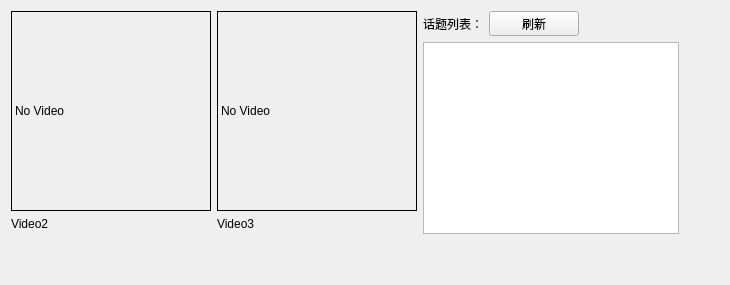
          <widget class="QWidget" name="tab_7">
           <attribute name="title">
            <string>其他</string>
           </attribute>
           <layout class="QVBoxLayout" name="verticalLayout_21">
            <item>
             <layout class="QHBoxLayout" name="horizontalLayout_17">
              <item>
               <layout class="QHBoxLayout" name="horizontalLayout_16">
                <item>
                 <layout class="QVBoxLayout" name="verticalLayout_11">
                  <item>
                   <widget class="QLabel" name="label_video2">
                    <property name="minimumSize">
                     <size>
                      <width>200</width>
                      <height>200</height>
                     </size>
                    </property>
                    <property name="maximumSize">
                     <size>
                      <width>200</width>
                      <height>200</height>
                     </size>
                    </property>
                    <property name="styleSheet">
                     <string notr="true">border:1px solid rgb(0, 0, 0)</string>
                    </property>
                    <property name="text">
                     <string>No Video</string>
                    </property>
                   </widget>
                  </item>
                  <item>
                   <widget class="QLabel" name="label_v_name2">
                    <property name="maximumSize">
                     <size>
                      <width>90</width>
                      <height>30</height>
                     </size>
                    </property>
                    <property name="text">
                     <string>Video2</string>
                    </property>
                   </widget>
                  </item>
                  <item>
                   <spacer name="verticalSpacer">
                    <property name="orientation">
                     <enum>Qt::Vertical</enum>
                    </property>
                    <property name="sizeHint" stdset="0">
                     <size>
                      <width>20</width>
                      <height>40</height>
                     </size>
                    </property>
                   </spacer>
                  </item>
                 </layout>
                </item>
                <item>
                 <layout class="QVBoxLayout" name="verticalLayout_19">
                  <item>
                   <widget class="QLabel" name="label_video3">
                    <property name="minimumSize">
                     <size>
                      <width>200</width>
                      <height>200</height>
                     </size>
                    </property>
                    <property name="maximumSize">
                     <size>
                      <width>200</width>
                      <height>200</height>
                     </size>
                    </property>
                    <property name="styleSheet">
                     <string notr="true">border:1px solid rgb(0, 0, 0)</string>
                    </property>
                    <property name="text">
                     <string>No Video</string>
                    </property>
                   </widget>
                  </item>
                  <item>
                   <widget class="QLabel" name="label_v_name3">
                    <property name="maximumSize">
                     <size>
                      <width>16777215</width>
                      <height>15</height>
                     </size>
                    </property>
                    <property name="text">
                     <string>Video3</string>
                    </property>
                   </widget>
                  </item>
                  <item>
                   <spacer name="verticalSpacer_2">
                    <property name="orientation">
                     <enum>Qt::Vertical</enum>
                    </property>
                    <property name="sizeHint" stdset="0">
                     <size>
                      <width>20</width>
                      <height>40</height>
                     </size>
                    </property>
                   </spacer>
                  </item>
                 </layout>
                </item>
                <item>
                 <layout class="QVBoxLayout" name="verticalLayout_20">
                  <item>
                   <layout class="QHBoxLayout" name="horizontalLayout_15">
                    <item>
                     <widget class="QLabel" name="label_29">
                      <property name="maximumSize">
                       <size>
                        <width>90</width>
                        <height>30</height>
                       </size>
                      </property>
                      <property name="text">
                       <string>话题列表：</string>
                      </property>
                     </widget>
                    </item>
                    <item>
                     <widget class="QPushButton" name="refreash_topic_btn">
                      <property name="minimumSize">
                       <size>
                        <width>90</width>
                        <height>25</height>
                       </size>
                      </property>
                      <property name="maximumSize">
                       <size>
                        <width>90</width>
                        <height>25</height>
                       </size>
                      </property>
                      <property name="cursor">
                       <cursorShape>ArrowCursor</cursorShape>
                      </property>
                      <property name="styleSheet">
                       <string notr="true"/>
                      </property>
                      <property name="text">
                       <string>刷新</string>
                      </property>
                      <property name="icon">
                       <iconset resource="../resources/images.qrc">
                        <normaloff>:/images/refreash.png</normaloff>:/images/refreash.png</iconset>
                      </property>
                     </widget>
                    </item>
                    <item>
                     <spacer name="horizontalSpacer_4">
                      <property name="orientation">
                       <enum>Qt::Horizontal</enum>
                      </property>
                      <property name="sizeHint" stdset="0">
                       <size>
                        <width>40</width>
                        <height>20</height>
                       </size>
                      </property>
                     </spacer>
                    </item>
                   </layout>
                  </item>
                  <item>
                   <widget class="QListWidget" name="topic_listWidget"/>
                  </item>
                  <item>
                   <spacer name="verticalSpacer_3">
                    <property name="orientation">
                     <enum>Qt::Vertical</enum>
                    </property>
                    <property name="sizeHint" stdset="0">
                     <size>
                      <width>20</width>
                      <height>40</height>
                     </size>
                    </property>
                   </spacer>
                  </item>
                 </layout>
                </item>
               </layout>
              </item>
              <item>
               <spacer name="horizontalSpacer_3">
                <property name="orientation">
                 <enum>Qt::Horizontal</enum>
                </property>
                <property name="sizeHint" stdset="0">
                 <size>
                  <width>40</width>
                  <height>20</height>
                 </size>
                </property>
               </spacer>
              </item>
             </layout>
            </item>
           </layout>
          </widget>
